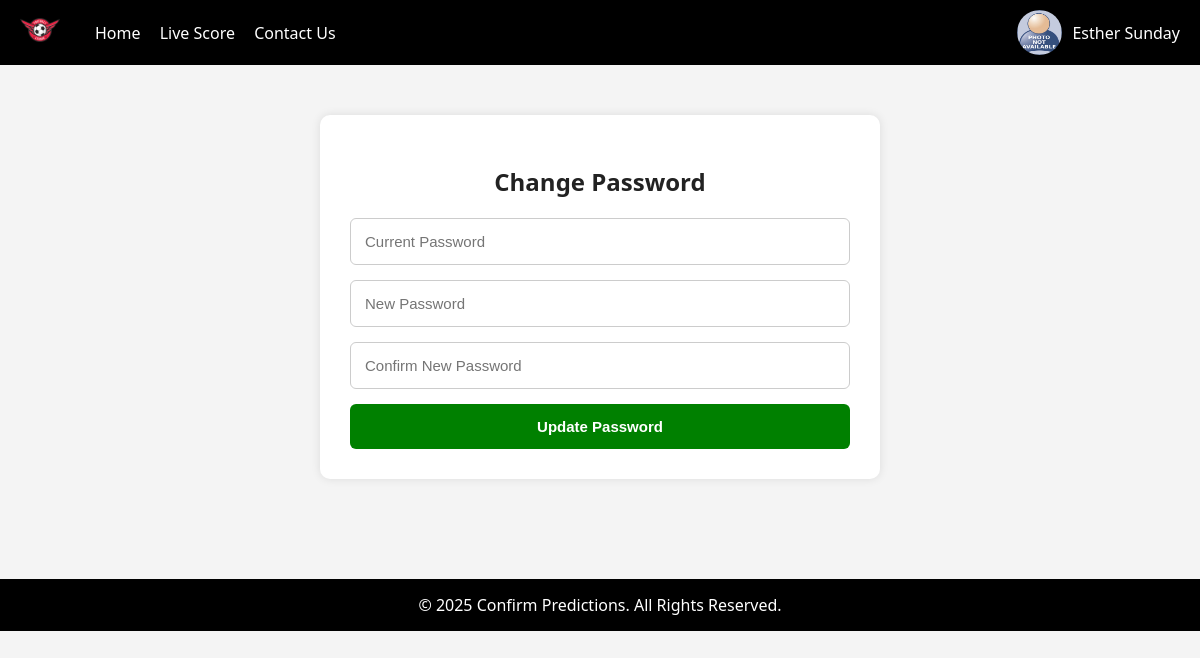
The app's page /vip/change-password.php (signed in) with its own data.
### tables this page shows
CREATE TABLE `website_settings` (
  `id` int(11) NOT NULL,
  `site_name` varchar(100) DEFAULT NULL,
  `site_email` varchar(100) DEFAULT NULL,
  `logo` varchar(255) DEFAULT NULL,
  `site_url` varchar(255) DEFAULT NULL,
  `whatsapp_phone` varchar(20) DEFAULT NULL,
  `address` text NOT NULL,
  `phone1` varchar(15) NOT NULL,
  `phone2` varchar(15) NOT NULL,
  `updated_at` timestamp NOT NULL DEFAULT current_timestamp() ON UPDATE current_timestamp(),
  `paystack_secret_key` text NOT NULL,
  `paystack_public_key` text NOT NULL
);

CREATE TABLE `users` (
  `id` int(11) NOT NULL,
  `full_name` varchar(100) DEFAULT NULL,
  `email` varchar(100) NOT NULL,
  `phone` varchar(20) DEFAULT NULL,
  `password_hash` varchar(255) NOT NULL,
  `role` enum('admin','vip') DEFAULT 'vip',
  `status` enum('active','inactive','banned') DEFAULT 'active',
  `image` text DEFAULT 'uploadImage/Profile/default.png',
  `country` varchar(20) DEFAULT NULL,
  `wallet_balance` decimal(10,0) NOT NULL,
  `created_at` timestamp NOT NULL DEFAULT current_timestamp()
);

### inc/config.php (called while the page is built, shortened)
<?php
include('../database/connect.php');
$user_id = $_SESSION["user_id"];
$stmt = $dbh->query("SELECT * FROM users where id='$user_id'");
$row_user = $stmt->fetch();
$stmt = $dbh->query("SELECT * FROM website_settings");
$row_website = $stmt->fetch();
$app_name= $row_website['site_name'] ;
$app_logo = $row_website['logo'] ;
?>

### vip/change-password.php (the view, shortened to what this page needs)
<?php
include('../inc/config.php');
?>
<!DOCTYPE html>
<html lang="en">
<head>
  <link href="https://cdnjs.cloudflare.com/ajax/libs/font-awesome/6.5.0/css/all.min.css" rel="stylesheet"/>
  <link rel="stylesheet" href="assets/css/others.css" />
</head>
<body>
  <div class="navbar">
    <?php include 'partials/nav.php'; ?>
  </div>
  <div class="container">
    <div class="change-password-card">
      <h2>Change Password</h2>
      <form action="" method="POST">
        <input type="password" name="current_password" placeholder="Current Password" required>
        <input type="password" name="new_password" placeholder="New Password" required>
        <input type="password" name="confirm_password" placeholder="Confirm New Password" required>
        <button type="submit">Update Password</button>
      </form>
    </div>
  </div>
  <footer>
    <?php include 'partials/footer.php'; ?>
  </footer>
</body>
</html>

### vip/partials/nav.php (shortened to what this page needs)
<div class="nav-left">
  <div class="nav-logo">
    <a href="#"><img src="../<?php echo $app_logo; ?>" alt="Logo"></a>
  </div>
  <div class="nav-links">
    <a href="index">Home</a>
    <a href="livescores">Live Score</a>
    <a href="contact-us">Contact Us</a>
  </div>
</div>
<div class="user-info" onclick="toggleDropdown()">
  <img src="../<?php echo htmlspecialchars($row_user['image']); ?>" alt="User" id="navProfileImg">
  <span id="navUserName"><?php echo $row_user['full_name']; ?></span>
</div>

### vip/partials/footer.php
&copy; <script>document.write(new Date().getFullYear());</script> <?php echo $app_name;?>. All Rights Reserved.

### vip/assets/css/others.css (style rules this page uses)
*, *::before, *::after { box-sizing: border-box; }
body { margin: 0; font-family: 'Segoe UI', sans-serif; background-color: #f4f4f4; }
.navbar { background-color: #000; color: white; display: flex; justify-content: space-between; align-items: center; padding: 10px 20px; flex-wrap: wrap; }
.nav-left { display: flex; align-items: center; gap: 20px; }
.nav-logo img { height: 40px; }
.nav-links a { color: white; text-decoration: none; margin-left: 15px; font-weight: 500; }
.user-info { display: flex; align-items: center; gap: 10px; cursor: pointer; position: relative; }
.user-info img { height: 45px; width: 45px; border-radius: 50%; }
.container { padding: 50px 20px; max-width: 600px; margin: 0 auto; }
.change-password-card { background: white; border-radius: 10px; padding: 30px; box-shadow: 0 0 10px rgba(0,0,0,0.1); }
.change-password-card h2 { text-align: center; color: #222; margin-bottom: 20px; }
.change-password-card form { display: flex; flex-direction: column; gap: 15px; }
.change-password-card input, .change-password-card button { width: 100%; padding: 14px; border-radius: 6px; font-size: 15px; }
.change-password-card input { border: 1px solid #ccc; }
.change-password-card button { background-color: green; color: white; border: none; font-weight: bold; transition: background-color 0.3s; }
footer { background: #000; color: white; text-align: center; padding: 15px; margin-top: 50px; }

### records on screen
website_settings: logo (picture), site_name "Confirm Predictions"
users: image (placeholder picture), full_name "Esther Sunday"
